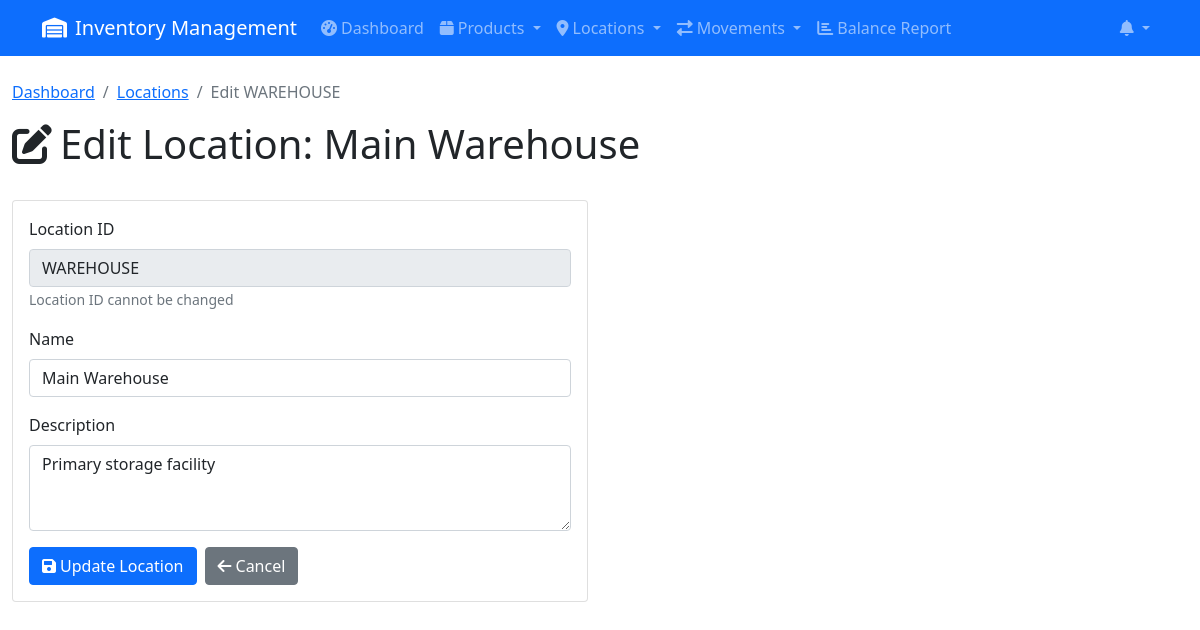
The page /locations/edit/WAREHOUSE on the database its author committed.
### app.py (models this page shows, shortened)
class Location(db.Model):
    location_id = db.Column(db.String(50), primary_key=True)
    name = db.Column(db.String(100), nullable=False)
    description = db.Column(db.Text)

### app.py (the view)
@app.route('/locations/edit/<location_id>', methods=['GET', 'POST'])
def edit_location(location_id):
    location = Location.query.get_or_404(location_id)
    form = LocationForm(obj=location)
    form.location_id.render_kw = {'readonly': True}  # Make ID readonly
    if form.validate_on_submit():
        location.name = form.name.data
        location.description = form.description.data
        db.session.commit()
        flash('Location updated successfully!', 'success')
        return redirect(url_for('locations'))
    return render_template('edit_location.html', form=form, location=location)

### app.py
class LocationForm(FlaskForm):
    location_id = StringField('Location ID', validators=[DataRequired()])
    name = StringField('Name', validators=[DataRequired()])
    description = TextAreaField('Description')

### app.py (called while the page is built, shortened)
def get_product_summary():
    products = Product.query.all()
    summary = {}
    for product in products:
        total_imported = db.session.query(db.func.sum(ProductMovement.qty)).filter(
            ProductMovement.product_id == product.product_id,
            ProductMovement.to_location.isnot(None)
        ).scalar() or 0
        total_sold = db.session.query(db.func.sum(ProductMovement.qty)).filter(
            ProductMovement.product_id == product.product_id,
            ProductMovement.to_location.is_(None)
        ).scalar() or 0
        in_hand = total_imported - total_sold
        summary[product.product_id] = {
            'in_hand': in_hand,
            'sold': total_sold,
            'imported': total_imported
        }
    return summary

def get_stock_notifications():
    notifications = {
        'out_of_stock': [],
        'low_stock': [],
        'count': 0
    }
    product_summary = get_product_summary()
    for product_id, data in product_summary.items():
        product = Product.query.get(product_id)
        if not product:
            continue
        in_hand = data['in_hand']
    notifications['count'] = len(notifications['out_of_stock']) + len(notifications['low_stock'])
    return notifications

@app.context_processor
def inject_notifications():
    return {'stock_notifications': get_stock_notifications()}

### templates/edit_location.html (shortened to what this page needs)
{% extends "base.html" %}
{% block content %}
<div class="row">
    <div class="col-12">
        <nav aria-label="breadcrumb">
            <ol class="breadcrumb">
                <li class="breadcrumb-item"><a href="{{ url_for('dashboard') }}">Dashboard</a></li>
                <li class="breadcrumb-item"><a href="{{ url_for('locations') }}">Locations</a></li>
                <li class="breadcrumb-item active">Edit {{ location.location_id }}</li>
            </ol>
        </nav>
        <h1><i class="fas fa-edit me-2"></i>Edit Location: {{ location.name }}</h1>
    </div>
</div>
<div class="row mt-4">
    <div class="col-md-8 col-lg-6">
        <div class="card">
            <div class="card-body">
                <form method="POST">
                    <div class="mb-3">
                        {{ form.location_id.label(class="form-label") }}
                        {{ form.location_id(class="form-control", readonly=True) }}
                        <small class="form-text text-muted">Location ID cannot be changed</small>
                    </div>
                    <div class="mb-3">
                        {{ form.name.label(class="form-label") }}
                        {{ form.name(class="form-control") }}
                    </div>
                    <div class="mb-3">
                        {{ form.description.label(class="form-label") }}
                        {{ form.description(class="form-control", rows="3") }}
                    </div>
                    <div class="d-flex gap-2">
                        <button type="submit" class="btn btn-primary">
                            <i class="fas fa-save me-1"></i>Update Location
                        </button>
                        <a href="{{ url_for('locations') }}" class="btn btn-secondary">
                            <i class="fas fa-arrow-left me-1"></i>Cancel
                        </a>
                    </div>
                </form>
            </div>
        </div>
    </div>
</div>
{% endblock %}

### rows shown on the page
Location: location_id "WAREHOUSE", name "Main Warehouse", description "Primary storage facility"
